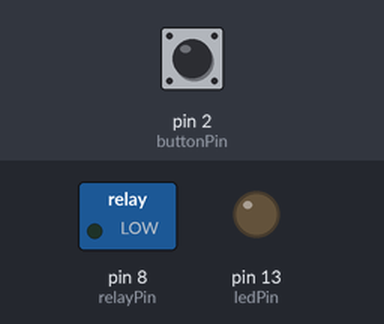
Recording of a sketch running on a simulated Arduino Uno, built with avr-gcc and run on an emulated ATmega328P. Shown: switched loads named in the sketch (green lamp = pin HIGH), output pins drawn as LEDs (lit = HIGH). The test bench sets the inputs (shaded band); at power-on: pin 2 (buttonPin) LOW.

Above: at 1.2 s.
1.3 s: pin 2 (buttonPin) pulled HIGH for 0.15 s
At 1.37 s:
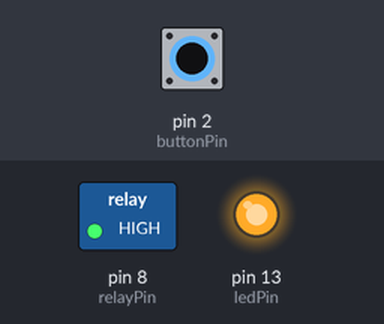
2.9 s: pin 2 (buttonPin) pulled HIGH for 3.2 s
At 6.6 s:
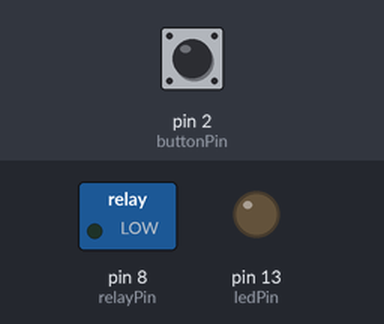
Timing chart, 0 to 8.1 s (numbered marks = the images above; inputs shaded):
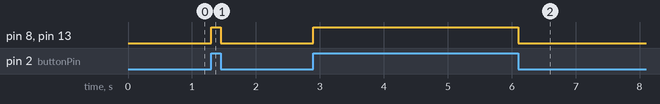

The sketch:

RelayControl.ino
```cpp
const int buttonPin = 2;
const int ledPin =  13;
const int relayPin = 8;

// variables will change:
int buttonState = 0;         // variable for reading the pushbutton status

void setup() {
  // initialize the LED pin and relay Pin as an output:
  pinMode(ledPin, OUTPUT);
  pinMode(relayPin, OUTPUT);
  // initialize the pushbutton pin as an input:
  pinMode(buttonPin, INPUT);
}

void loop() {
  // read the state of the pushbutton value:
  buttonState = digitalRead(buttonPin);

  // check if the pushbutton is pressed.
  // if it is, the buttonState is HIGH:
  if (buttonState == HIGH) {
    // turn LED on:
    digitalWrite(ledPin, HIGH);
    digitalWrite(relayPin, HIGH);
  } else {
    // turn LED off:
    digitalWrite(ledPin, LOW);
    digitalWrite(relayPin, LOW);
  }
}
```

Measured:
- after the input at 1.3 s, pin 8 (relayPin), pin 13 (ledPin): LOW → HIGH at once, → LOW 0.15 s later
- after the input at 2.9 s, pin 8 (relayPin), pin 13 (ledPin): LOW → HIGH at once, → LOW 3.2 s later
